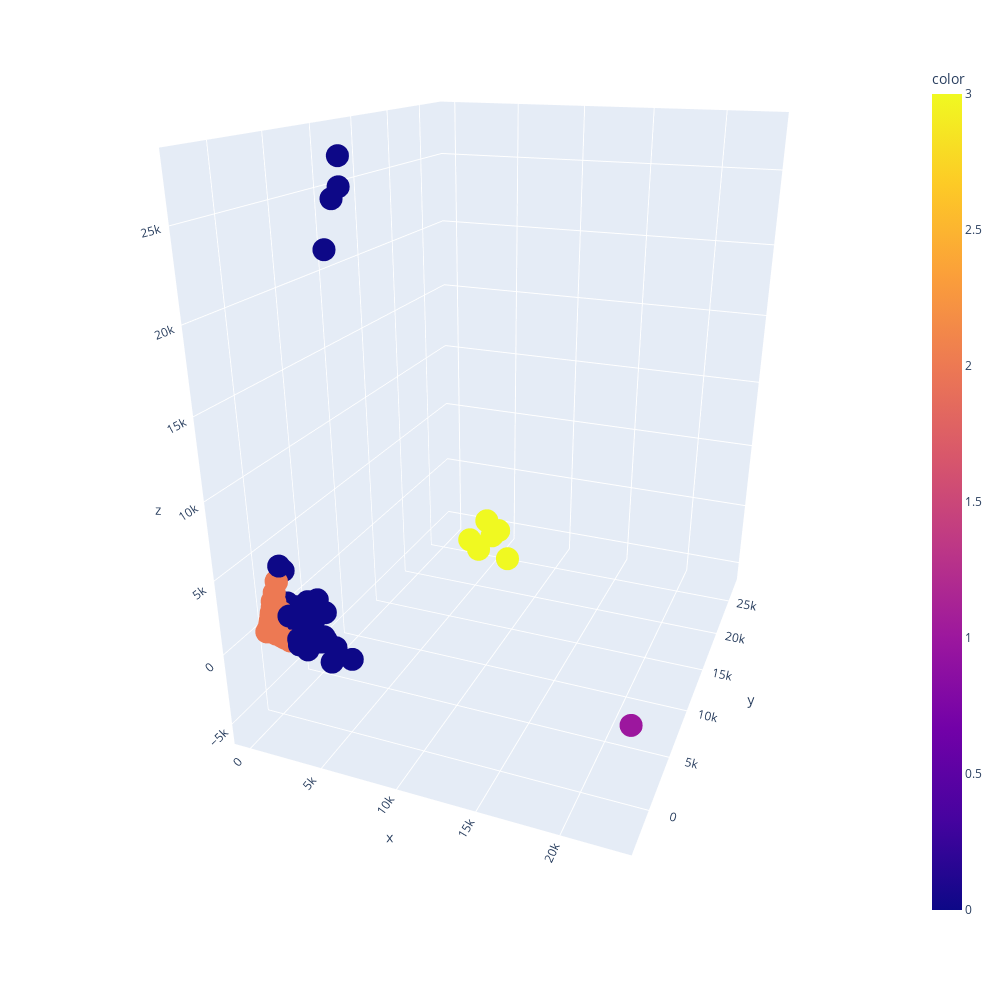

The notebook cell saved with this chart:
### Code cell
new_data = pd.DataFrame(data_all_3d, columns=['x','y','z'])
new_data["color"] = clastered_data
px.scatter_3d(new_data, x='x', y='y', z='z',color="color" , width=1000, height=1000)

### Figure 1 — Plotly figure (JSON) as saved in the notebook; plotly's stock layout.template omitted (floating-point values rounded to 4 significant figures; data arrays with more than 128 entries replaced by an {"elided": "..."} marker saying what was removed)
{"data": [{"hovertemplate": "x=%{x}<br>y=%{y}<br>z=%{z}<br>color=%{marker.color}<extra></extra>", "legendgroup": "", "marker": {"color": {"elided": "1996 int values"}, "coloraxis": "coloraxis", "symbol": "circle"}, "mode": "markers", "name": "", "scene": "scene", "showlegend": false, "type": "scatter3d", "x": {"elided": "1996 float values"}, "y": {"elided": "1996 float values"}, "z": {"elided": "1996 float values"}}], "layout": {"coloraxis": {"colorbar": {"title": {"text": "color"}}, "colorscale": [[0, "#0d0887"], [0.1111, "#46039f"], [0.2222, "#7201a8"], [0.3333, "#9c179e"], [0.4444, "#bd3786"], [0.5556, "#d8576b"], [0.6667, "#ed7953"], [0.7778, "#fb9f3a"], [0.8889, "#fdca26"], [1, "#f0f921"]]}, "height": 1000, "legend": {"tracegroupgap": 0}, "margin": {"t": 60}, "scene": {"aspectmode": "auto", "aspectratio": {"x": 0.8226, "y": 1.058, "z": 1.149}, "camera": {"center": {"x": -0.0318, "y": -0.07865, "z": -0.1376}, "eye": {"x": 0.7029, "y": -1.908, "z": 0.7581}, "projection": {"type": "perspective"}, "up": {"x": 0, "y": 0, "z": 1}}, "domain": {"x": [0, 1], "y": [0, 1]}, "xaxis": {"title": {"text": "x"}, "type": "linear"}, "yaxis": {"title": {"text": "y"}, "type": "linear"}, "zaxis": {"title": {"text": "z"}, "type": "linear"}}, "width": 1000}}
